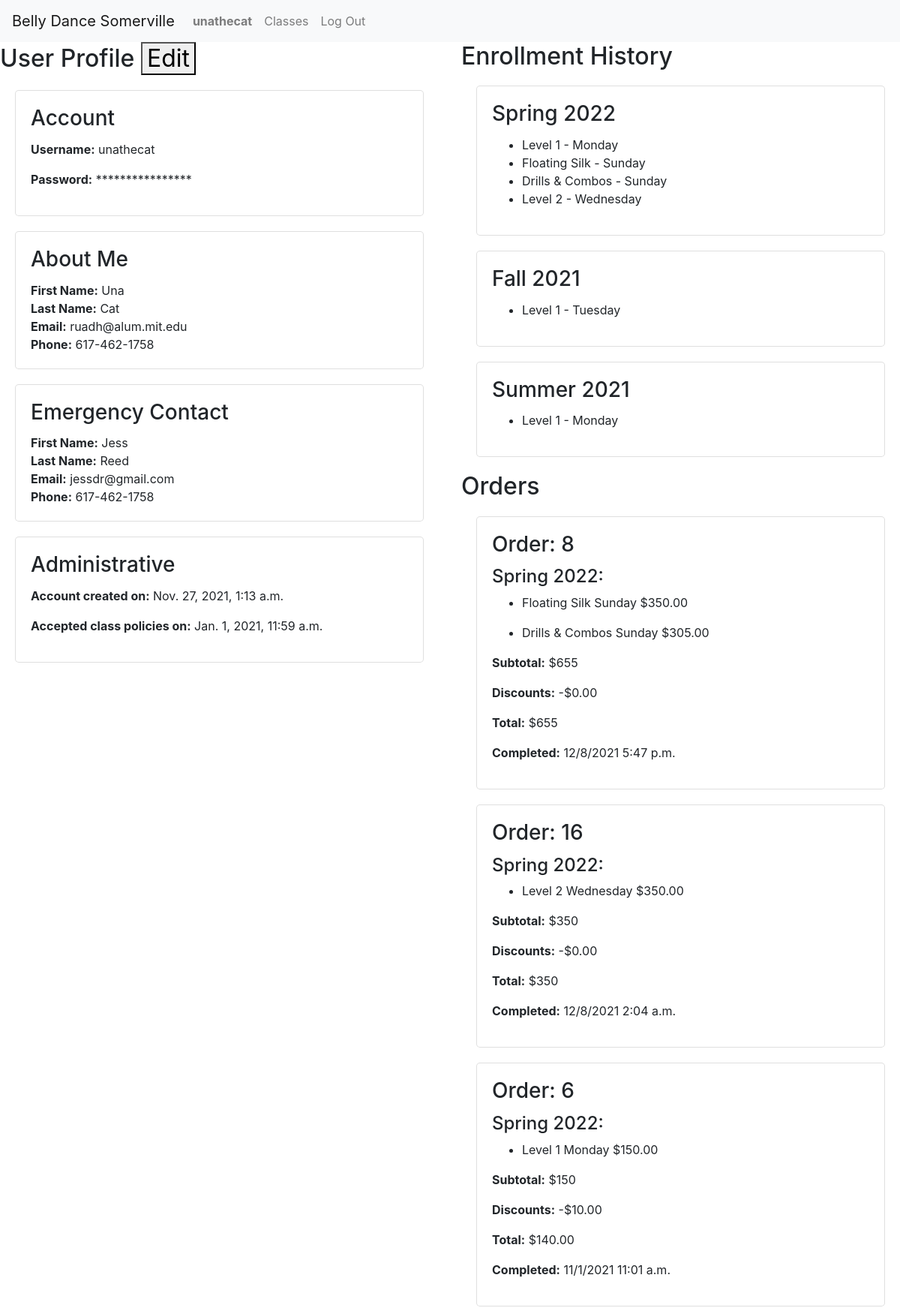
/users/32 (signed in, upper part), run on an earlier commit of the app's database.
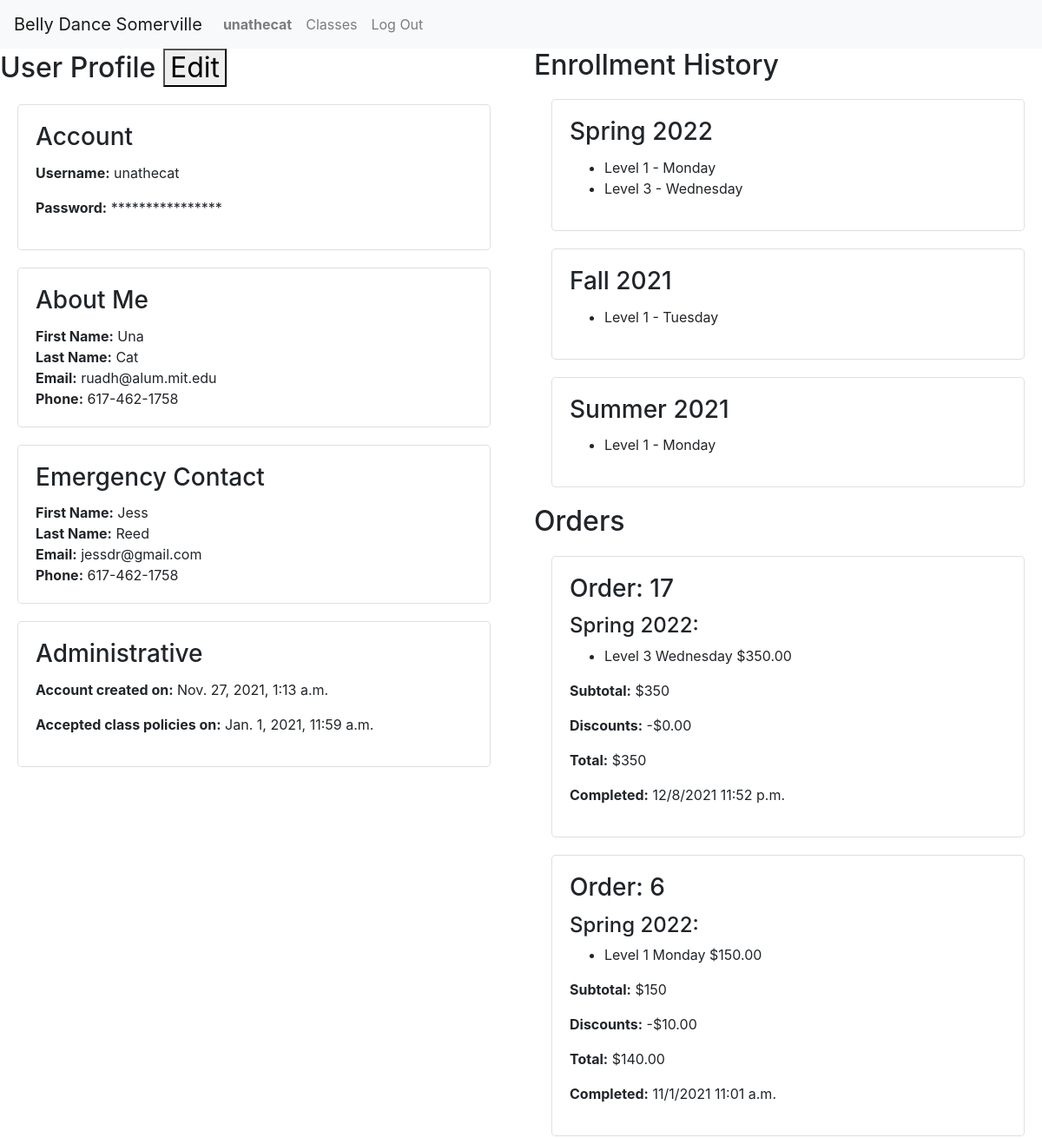
And on a later commit of the database.
### enrollment/models.py (models this page shows, shortened)
class User(AbstractUser):
    timezone = models.CharField(max_length=32, choices=TIMEZONES,
                                default=settings.DEFAULT_TIMEZONE)
    first_name = models.CharField(max_length=128, null=False, blank=False)
    last_name = models.CharField(max_length=128, null=False, blank=False)
    email = models.EmailField(max_length=254, null=False, blank=False)
    phone = models.CharField(max_length=32, null=True, blank=True)
    emergency_first = models.CharField(max_length=128, null=True, blank=True)
    emergency_last = models.CharField(max_length=128, null=True, blank=True)
    emergency_email = models.EmailField(max_length=254, null=True, blank=True)
    emergency_phone = models.CharField(max_length=32, null=True, blank=True)
    accept_terms = models.DateTimeField(null=True, blank=True)
    contact_sheet_notes = models.CharField(max_length=2048, null=True, blank=True)
    @property
    def current_time(self):
        return timezone.now()

class Semester(models.Model):
    name = models.CharField(max_length=128, null=False, blank=False)
    start_date = models.DateField(null=False, blank=False)
    end_date = models.DateField(null=False, blank=False)
    registration_open = models.DateTimeField(null=False, blank=False)
    registration_close = models.DateTimeField(null=False, blank=False)
    recital_date = models.DateTimeField(null=True, blank=True)
    hide = models.BooleanField(default=True, null=True, blank=True)
    def __str__(self):
        return self.name

class LineItem(models.Model):
    order = models.ForeignKey(Order, on_delete=PROTECT,
                              null=False, blank=False, related_name='line_items')
    offering = models.ForeignKey(
        Offering, on_delete=PROTECT, null=False, blank=False, related_name='line_items')
    planned_absences = models.CharField(max_length=1024, null=True, blank=True)
    price = models.DecimalField(
        max_digits=6, decimal_places=2, null=False, blank=False)

class Offering(models.Model):
    course = models.ForeignKey(
        Course, on_delete=PROTECT, null=False, blank=False, related_name='offerings')
    semester = models.ForeignKey(
        Semester, on_delete=PROTECT, null=False, blank=False, related_name='offerings')
    location = models.ForeignKey(
        Location, on_delete=PROTECT, null=False, blank=False, related_name='offerings')
    price = models.DecimalField(
        max_digits=7, decimal_places=2, null=False, blank=False)
    weekday = models.IntegerField(
        choices=settings.WEEKDAYS, null=False, blank=False)
    start_time = models.TimeField(null=False, blank=False)
    end_time = models.TimeField(null=False, blank=False)
    timezone = models.CharField(max_length=32, choices=TIMEZONES,
                                default=settings.DEFAULT_TIMEZONE)
    start_date = models.DateField(null=False, blank=False)
    end_date = models.DateField(null=False, blank=False)
    backup_date = models.DateField(null=False, blank=False)
    capacity = models.IntegerField(null=False, blank=False)
    schedule_notes = models.CharField(max_length=2048, null=True, blank=True)
    notes = models.CharField(max_length=2048, null=True, blank=True)
    @property
    def weekday_name(self):
        return settings.WEEKDAYS[self.weekday][1]

class Course(models.Model):
    title = models.CharField(max_length=64, null=False, blank=False)
    subtitle = models.CharField(max_length=256, null=False, blank=False)
    description = models.TextField(max_length=4096, null=False, blank=False, help_text=settings.MARKDOWN_HELP_TEXT)
    requirements = models.CharField(max_length=256, null=False, blank=False)
    qualifications = models.CharField(max_length=1024, null=False, blank=False)

class Order(models.Model):
    student = models.ForeignKey(
        User, on_delete=PROTECT, null=False, blank=False, related_name='orders')
    discount = models.DecimalField(
        max_digits=8, decimal_places=2, null=True, blank=True)
    completed = models.DateTimeField(null=True, blank=True)
    @property
    def subtotal(self):
        try:
            amount = self.line_items.aggregate(Sum('price'))['price__sum']
        except Exception:
            return 0
        return 0 if amount == None else amount
    @property
    def total(self):
        return self.subtotal - self.discount if self.discount != None else self.subtotal

### enrollment/views.py (the view)
# urls.py: path('users/<int:id>', views.profile, name='profile'),
@login_required
@csrf_exempt
def profile(request, id):
    if request.method == 'PUT':
        try:
            user = User.objects.get(pk=id)
        except User.DoesNotExist:
            return JsonResponse({'error': 'User not found.'}, status=404)
        if request.user != user and not request.user.is_staff:
            return JsonResponse({'error': 'You are not authorized to edit this profile.'}, status=400)
        body = json.loads(request.body)
        for field in body:
            field_id = field
            field_value = body.get(field_id).strip()
            return JsonResponse({'error': f'First field name: {field_id} Value: {field_value}'}, status=200)
        return JsonResponse({'error': f'Success?'}, status=200)
    elif request.method == 'GET':
        if request.user.id == id or request.user.is_staff:
            try:
                profile = User.objects.get(id=id)
            except User.DoesNotExist:
                return render(request, 'enrollment/profile.html', {
                    'orders': None,
                    'message': f'User {id} not found.'
                })
            semesters = Semester.objects.filter(
                offerings__line_items__order__student=id, offerings__line_items__order__completed__isnull=False).order_by('-start_date').distinct()
            for semester in semesters:
                semester.enrollments = LineItem.objects.filter(order__student=id).filter(
                    offering__semester=semester).exclude(order__completed=None)
            orders = completed_orders(request, id).order_by('-completed')
            for order in orders:
                order.items = order.line_items.all()
            return render(request, 'enrollment/profile.html', {
                'orders': orders,
                'semesters': semesters,
                'profile': profile
            })
        else:
            return render(request, 'enrollment/profile.html', {
                'orders': None,
                'message': 'You may not view other users\' profiles'
            })
    else:
        return render(request, 'enrollment/profile.html', {
                'orders': None,
                'message': 'PUT or GET method required'
            })

### enrollment/context_processors.py (called while the page is built)
def global_settings(request):
    return {
    'DEFAULT_TIMEZONE': settings.DEFAULT_TIMEZONE,
    'DATE_TIME_FORMAT': settings.DATE_TIME_FORMAT,
    'DATE_TIME_TIMEZONE_FORMAT': settings.DATE_TIME_TIMEZONE_FORMAT,
    'SCHOOL_NAME': settings.SCHOOL_NAME,
    'SCHOOL_POLICIES': settings.SCHOOL_POLICIES,
    'NO_OFFERINGS': settings.NO_OFFERINGS,
    }

### enrollment/views.py (called while the page is built)
@login_required
def completed_orders(request, user):
    try:
        orders = Order.objects.filter(student=user).exclude(completed=None)
    except Order.DoesNotExist:
        return None
    return orders

### enrollment/templates/enrollment/profile.html (shortened to what this page needs)
{% extends "enrollment/layout.html" %}
{% block body %}
<div class="row">
    {% if profile %}
    <div id="profile-view" class="col-md">
        <h2>User Profile <button id="edit-profile-button" data-profile={{profile.id}}>Edit</button></h2>
        <div class="card">
            <div class="card-body">
                <h3 class="card-title">Account</h3>
                <p><span class="label">Username:</span> {{profile.username}}</p>
                <p><span class="label">Password:</span> ****************</p>
            </div>
        </div>
        <div class="card">
            <div class="card-body editable">
                <h3 class="card-title">About Me</h3>
                <div>
                    <span class="label">First Name:</span> <span class="value" id="first-name">{{profile.first_name}}</span>
                </div>
                <div>
                    <span class="label">Last Name:</span> <span class="value" id="last-name">{{profile.last_name}}</span>
                </div>
                <div>
                    <span class="label">Email:</span> <span class="value" id="email">{{profile.email}}</span>
                </div>
                <div>
                    <span class="label">Phone:</span> <span class="value" id="phone">{{profile.phone}}</span>
                </div>
            </div>
        </div>
        <div class="card">
            <div class="card-body editable">
                <h3 class="card-title">Emergency Contact</h3>
                <div>
                    <span class="label">First Name:</span> <span class="value" id="emergency-first">{{profile.emergency_first}}</span>
                </div>
                <div>
                    <span class="label">Last Name:</span> <span class="value" id="emergency-last">{{profile.emergency_last}}</span>
                </div>
                <div>
                    <span class="label">Email:</span> <span class="value" id="emergency-email">{{profile.emergency_email}}</span>
                </div>
                <div>
                    <span class="label">Phone:</span> <span class="value" id="emergency-phone">{{profile.emergency_phone}}</span>
                </div>
            </div>
        </div>
        <div class="card">
            <div class="card-body">
                <h3 class="card-title">Administrative</h3>
                <p><span class="label">Account created on:</span> {{profile.date_joined}}</p>
                <p><span class="label">Accepted class policies on:</span> {{profile.accept_terms}}</p>
            </div>
        </div>
    </div>
    {% endif %}
    <div class="col-md">
        {% if semesters %}
            <h2>Enrollment History</h2>
            {% for semester in semesters %}
                <div class="card">
                    <div class="card-body">
                        <h3 class="card-title">{{semester.name}}</h3>
                        <ul>
                            {% for enrollment in semester.enrollments %}
                                <li>{{enrollment.offering.course.title}} - {{enrollment.offering.weekday_name}} </li>
                            {% endfor %}
                        </ul>
                    </div>
                </div>
            {% endfor %}
        {% endif %}
        {% if orders %}
        <h2>Orders</h2>
        {% for order in orders %}
            <div class="card">
                <div class="card-body">
                    <h3 class="card-title">Order: {{order.id}}</h3>
                    <h4>{{order.items.0.offering.semester}}:</h4>
                    {% for item in order.items %}
                        <ul>
                            <li>{{item.offering.course.title}} {{item.offering.weekday_name}} ${{item.price}}
                            </li>
                        </ul>
                    {% endfor %}
                    <p><span class="label">Subtotal:</span> ${{order.subtotal}}</p>
                    <p><span class="label">Discounts:</span> -${{order.discount|default_if_none:"0.00"}}</p>
                    <p><span class="label">Total:</span> ${{order.total}}</p>
                    <p><span class="label">Completed:</span> {{order.completed|date:"n/j/Y g:i a"}}</p>
                </div>
            </div>
        {% endfor %}
        {% endif %}
    </div>
</div>
{% endblock %}

### enrollment/templates/enrollment/layout.html (shortened to what this page needs)
{% load static %}
{% load tz %}
<!DOCTYPE html>
<html lang="en">
<head>
    <link rel="stylesheet" href="https://stackpath.bootstrapcdn.com/bootstrap/4.4.1/css/bootstrap.min.css"
>
    <link href="{% static 'enrollment/styles.css' %}" rel="stylesheet">
</head>
<body>
    <nav class="navbar navbar-expand-lg navbar-light bg-light">
        <a class="navbar-brand" href="#">{{SCHOOL_NAME}}</a>
        <div>
            <ul class="navbar-nav mr-auto">
                {% if user.is_authenticated %}
                    <li class="nav-item">
                        <a class="nav-link" href="{% url 'profile' user.id %}"><strong>{{user.username}}</strong></a>
                    </li>
                {% endif %}
                    <li class="nav-item">
                        <a class="nav-link" href="{% url 'index' %}">Classes</a>
                    </li>
                {% if user.is_authenticated %}
                    <li class="nav-item">
                        <a class="nav-link" href="{% url 'logout' %}">Log Out</a>
                    </li>
                {% endif %}
            </ul>
        </div>
    </nav>
    {% block body %}
    {% endblock %}
</body>
</html>

### enrollment/static/enrollment/styles.css (style rules this page uses)
.label { font-weight: bold; }
.card { margin: 20px; border-radius: 5px; }

What changed in the data, as far as the page shows it:
removed LineItem: offering.course "Floating Silk", offering.weekday_name "Sunday", price "350.00"
removed LineItem: offering.course "Drills & Combos", offering.weekday_name "Sunday", price "305.00"
removed LineItem: offering.course "Level 2", offering.weekday_name "Wednesday", price "350.00"
removed Order: id "8", items.0.offering.semester "Spring 2022", subtotal "655", discount "0.00", total "655", completed "12/8/2021 5:47 p.m."
removed Order: id "16", items.0.offering.semester "Spring 2022", subtotal "350", discount "0.00", total "350", completed "12/8/2021 2:04 a.m."
added LineItem: offering.course "Level 3", offering.weekday_name "Wednesday", price "350.00"
added Order: id "17", items.0.offering.semester "Spring 2022", subtotal "350", discount "0.00", total "350", completed "12/8/2021 11:52 p.m."
